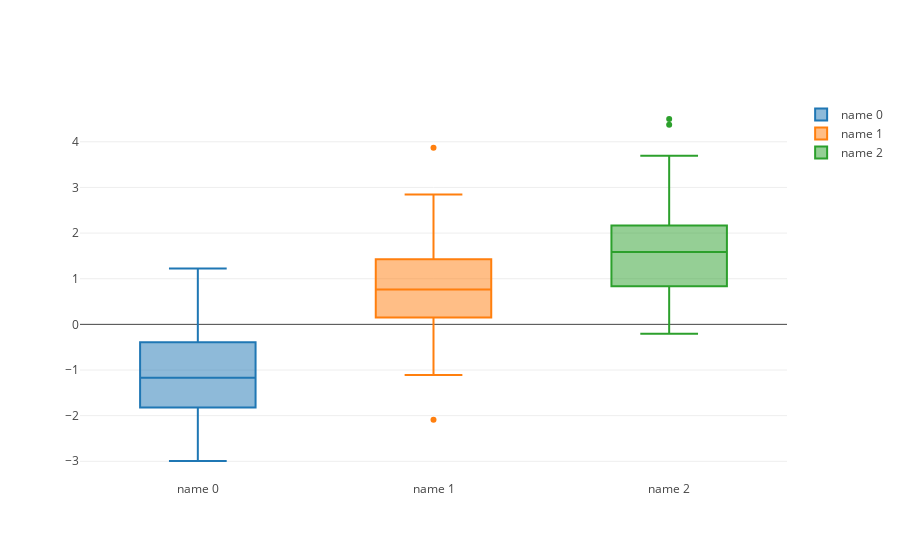

The notebook cell this image was saved under:
### Code cell
import plotly.plotly as py
from plotly.graph_objs import Box
from plotly.offline import init_notebook_mode, iplot
from IPython.display import display, HTML

init_notebook_mode(connected=True)

import numpy as np

ys = [np.random.randn(50)-1, np.random.randn(50)+1, np.random.randn(50)+1.5]
names = ['name ' + str(i) for i in range(len(ys))]

traces = []
for y, name in zip(ys, names):
    trace = go.Box(
        y=y,
        name=name
    )
    traces.append(trace)

data = traces
iplot(data)
